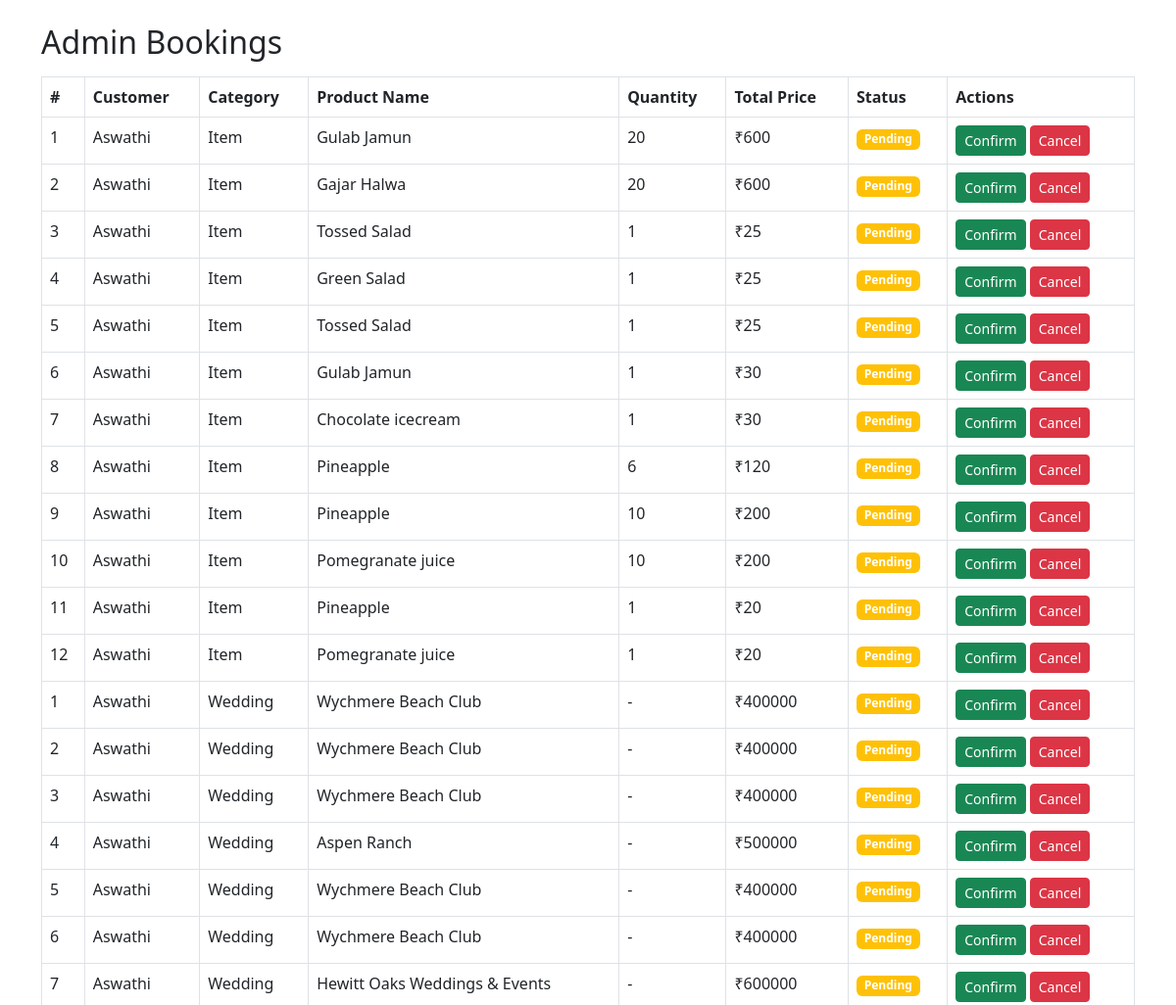
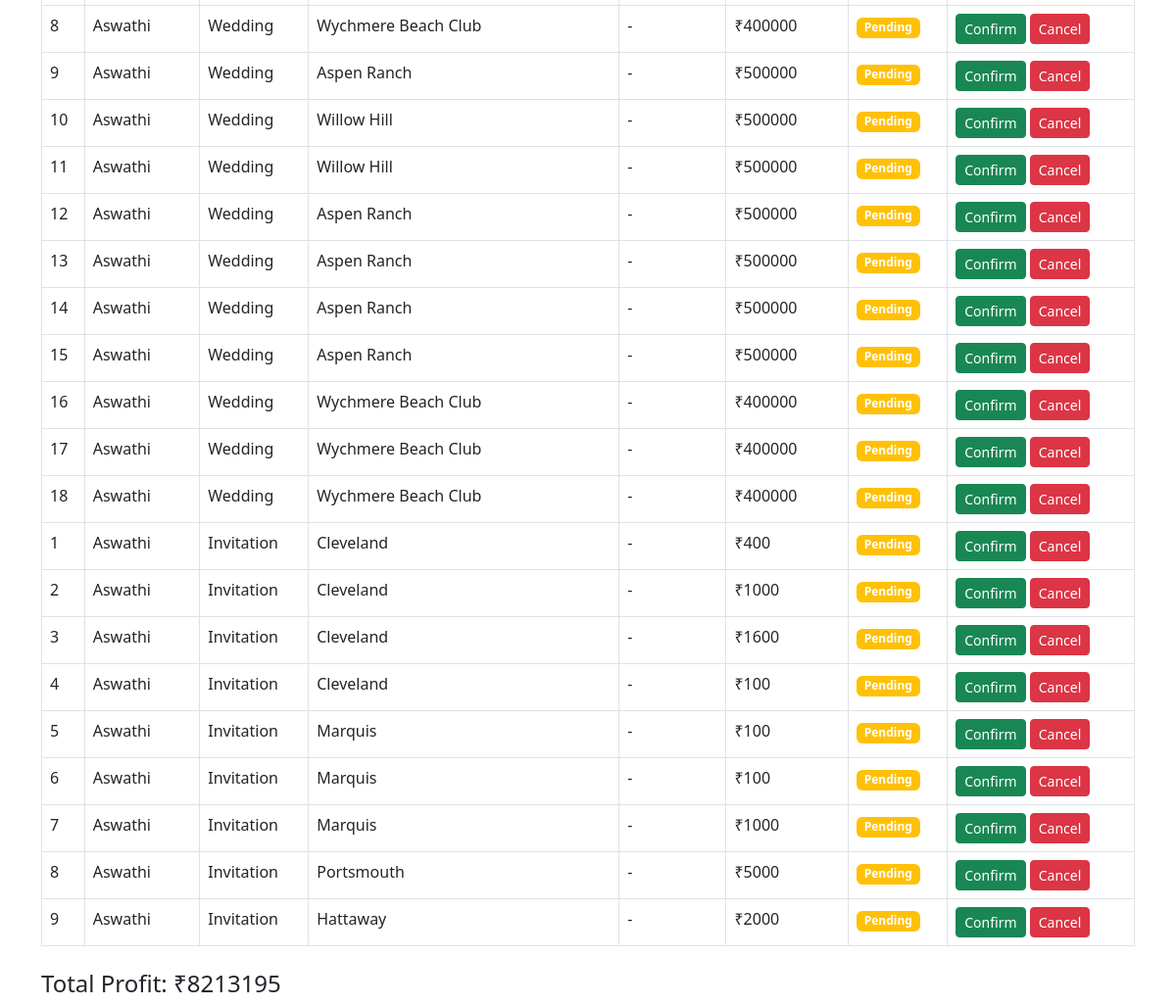
/admin_bookings/, run on an earlier commit of the app's database (2 pictures, top to bottom).
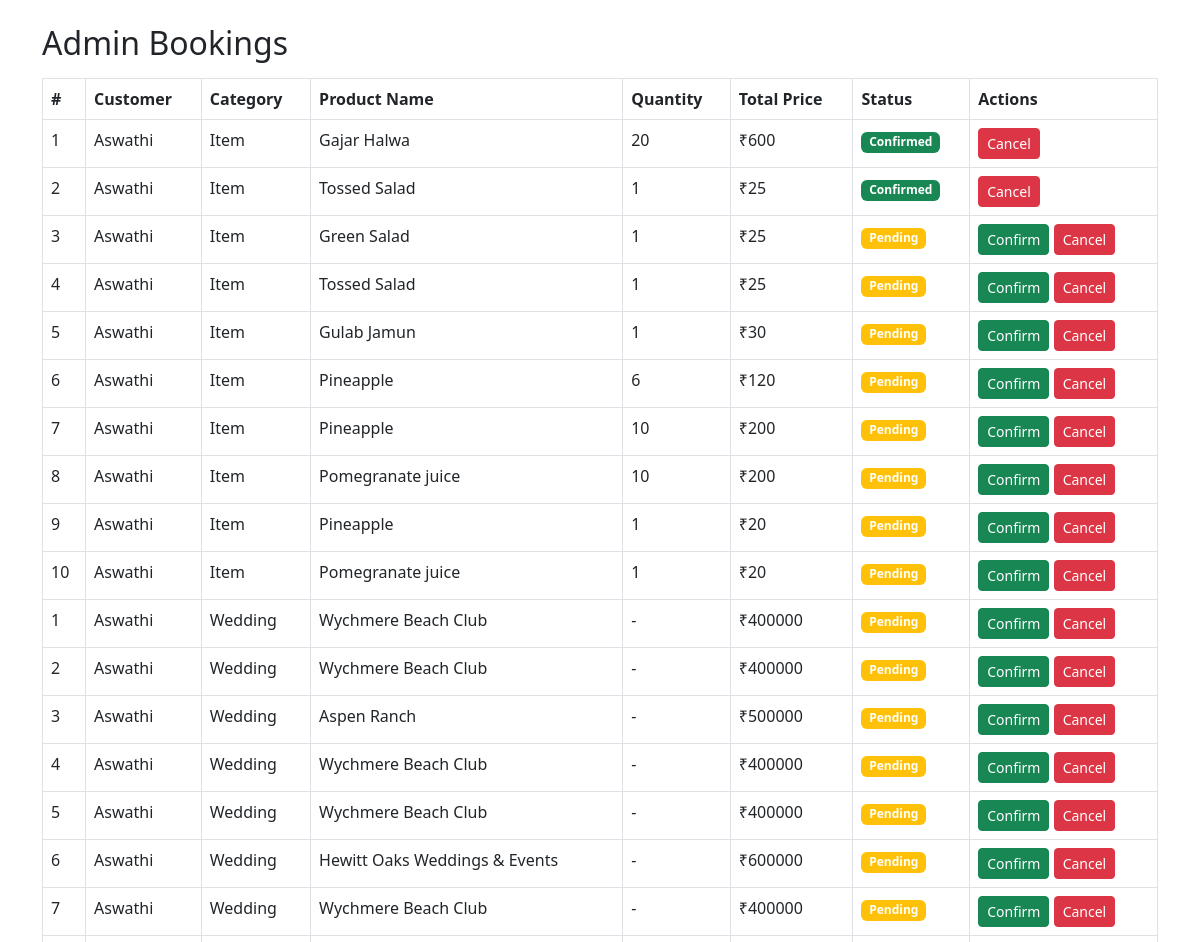
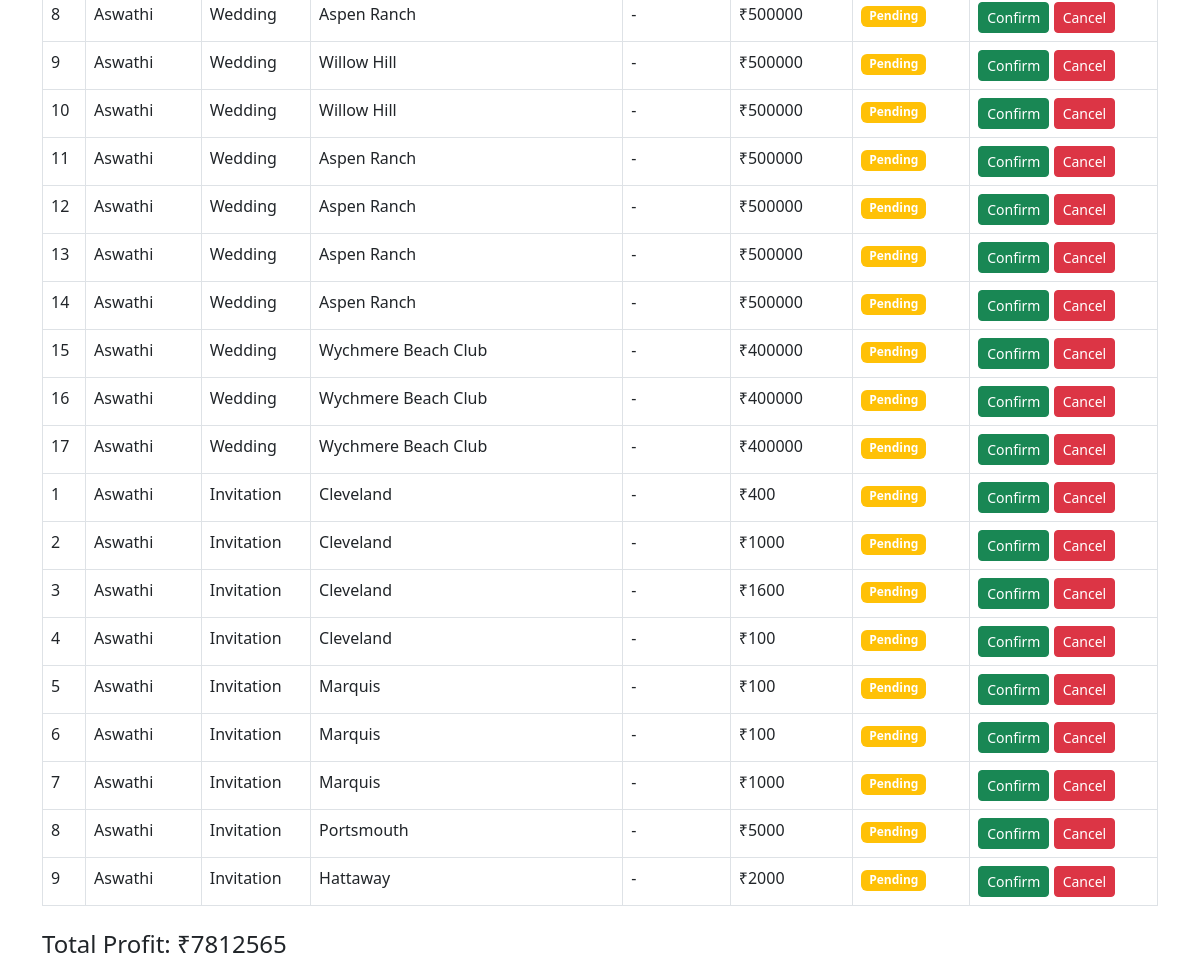
And on a later commit of the database (2 pictures, top to bottom).
### app/models.py (models this page shows, shortened)
class BuyItem(models.Model):
    user=models.ForeignKey(User,on_delete=models.CASCADE)
    item = models.ForeignKey(Item, on_delete=models.CASCADE)
    quantity = models.PositiveIntegerField(default=1)
    price=models.IntegerField()
    date = models.DateField()
    purchase_date = models.DateField(auto_now_add=True)
    address = models.ForeignKey(Address, on_delete=models.CASCADE)
    is_confirmed = models.BooleanField(default=False)
    order=models.ForeignKey(Order,on_delete=models.CASCADE,null=True)
    def get_total_price(self):
        return self.quantity * self.price

class Item(models.Model):
    category = models.ForeignKey(ItemCategory, on_delete=models.CASCADE)
    name = models.CharField(max_length=100)
    img = models.FileField()

class BuyDesWedding(models.Model):
    user=models.ForeignKey(User,on_delete=models.CASCADE)
    des = models.ForeignKey(DestinationWedding, on_delete=models.CASCADE)
    price=models.IntegerField()
    date = models.DateField()
    purchase_date = models.DateField(auto_now_add=True)
    address = models.ForeignKey(Address, on_delete=models.CASCADE)
    order=models.ForeignKey(Order,on_delete=models.CASCADE,null=True)

class DestinationWedding(models.Model):
    name = models.CharField(max_length=255)
    about = models.TextField()
    img = models.FileField()
    location = models.CharField(max_length=255)
    package_price = models.DecimalField(max_digits=10, decimal_places=2)

class BuyInv(models.Model):
    user=models.ForeignKey(User,on_delete=models.CASCADE)
    inv = models.ForeignKey(InvitationCard, on_delete=models.CASCADE)
    qty = models.PositiveIntegerField(default=1)
    price=models.IntegerField()
    date = models.DateField()
    message = models.TextField(blank=True, null=True)
    purchase_date = models.DateField(auto_now_add=True)
    address = models.ForeignKey(Address, on_delete=models.CASCADE)
    order=models.ForeignKey(Order,on_delete=models.CASCADE,null=True)
    def total_price(self):
        return self.qty * self.price

class InvitationCard(models.Model):
    category = models.ForeignKey(InvitationCategory, on_delete=models.CASCADE)
    name = models.CharField(max_length=100)
    price=models.IntegerField()
    img1 = models.FileField()
    img2 = models.FileField(blank=True, null=True)
    img3 = models.FileField(blank=True, null=True)
    img4 = models.FileField(blank=True, null=True)
    size = models.CharField(max_length=50)

### app/views.py (the view)
# urls.py: path('admin_bookings/',views.admin_bookings, name='admin_bookings'),
def admin_bookings(req):
    users = User.objects.all()
    buy_items = BuyItem.objects.select_related('user', 'item', 'address', 'order').all().order_by('-purchase_date')
    buy_weddings = BuyDesWedding.objects.select_related('user', 'des', 'address', 'order').all().order_by('-purchase_date')
    buy_invites = BuyInv.objects.select_related('user', 'inv', 'address', 'order').all().order_by('-purchase_date')
    total_profit = (
        sum(item.get_total_price() for item in buy_items) +
        sum(wed.price for wed in buy_weddings) +
        sum(inv.total_price() for inv in buy_invites)
    )
    return render(req, 'shop/admin_bookings.html', {
        'users': users,
        'buy_items': buy_items,
        'buy_weddings': buy_weddings,
        'buy_invites': buy_invites,
        'total_profit': total_profit
    })

### templates/shop/admin_bookings.html (shortened to what this page needs)
<!DOCTYPE html>
<html lang="en">
<head>
    <link rel="stylesheet" href="https://cdn.jsdelivr.net/npm/bootstrap@5.3.0/dist/css/bootstrap.min.css">
</head>
<body>
<div class="container mt-4">
    <h2 class="mb-3">Admin Bookings</h2>
    <table class="table table-bordered">
        <thead class="thead-dark">
            <tr>
                <th>#</th>
                <th>Customer</th>
                <th>Category</th>
                <th>Product Name</th>
                <th>Quantity</th>
                <th>Total Price</th>
                <th>Status</th>
                <th>Actions</th>
            </tr>
        </thead>
        <tbody>
            {% for order in buy_items %}
            <tr>
                <td>{{ forloop.counter }}</td>
                <td>{{ order.user.first_name }} {{ order.user.last_name }}</td>
                <td>Item</td>
                <td>{{ order.item.name }}</td>
                <td>{{ order.quantity }}</td>
                <td>₹{{ order.get_total_price }}</td>
                <td>
                    {% if order.is_confirmed %}
                        <span class="badge bg-success">Confirmed</span>
                    {% else %}
                        <span class="badge bg-warning">Pending</span>
                    {% endif %}
                </td>
                <td>
                    {% if not order.is_confirmed %}
                        <a href="{% url 'toggle_confirmation' order.id 'item' %}" class="btn btn-sm btn-success">Confirm</a>
                    {% endif %}
                    <a href="{% url 'cancel_order' order.id 'item' %}" class="btn btn-sm btn-danger">Cancel</a>
                </td>
            </tr>
            {% endfor %}
            {% for order in buy_weddings %}
            <tr>
                <td>{{ forloop.counter }}</td>
                <td>{{ order.user.first_name }} {{ order.user.last_name }}</td>
                <td>Wedding</td>
                <td>{{ order.des.name }}</td>
                <td>-</td>
                <td>₹{{ order.price }}</td>
                <td>
                    {% if order.is_confirmed %}
                        <span class="badge bg-success">Confirmed</span>
                    {% else %}
                        <span class="badge bg-warning">Pending</span>
                    {% endif %}
                </td>
                <td>
                    {% if not order.is_confirmed %}
                        <a href="{% url 'toggle_confirmation' order.id 'wedding' %}" class="btn btn-sm btn-success">Confirm</a>
                    {% endif %}
                    <a href="{% url 'cancel_order' order.id 'wedding' %}" class="btn btn-sm btn-danger">Cancel</a>
                </td>
            </tr>
            {% endfor %}
            {% for order in buy_invites %}
            <tr>
                <td>{{ forloop.counter }}</td>
                <td>{{ order.user.first_name }} {{ order.user.last_name }}</td>
                <td>Invitation</td>
                <td>{{ order.inv.name }}</td>
                <td>-</td>
                <td>₹{{ order.total_price }}</td>
                <td>
                    {% if order.is_confirmed %}
                        <span class="badge bg-success">Confirmed</span>
                    {% else %}
                        <span class="badge bg-warning">Pending</span>
                    {% endif %}
                </td>
                <td>
                    {% if not order.is_confirmed %}
                        <a href="{% url 'toggle_confirmation' order.id 'inv' %}" class="btn btn-sm btn-success">Confirm</a>
                    {% endif %}
                    <a href="{% url 'cancel_order' order.id 'inv' %}" class="btn btn-sm btn-danger">Cancel</a>
                </td>
            </tr>
            {% endfor %}
        </tbody>
    </table>
    <div class="mt-4">
        <h4>Total Profit: ₹{{ total_profit }}</h4>
    </div>
</div>
</body>
</html>

What changed in the data, as far as the page shows it:
removed BuyItem: user.first_name "Aswathi", item.name "Gulab Jamun", quantity "20", get_total_price "600", is_confirmed "Pending"
removed BuyItem: user.first_name "Aswathi", item.name "Chocolate icecream", quantity "1", get_total_price "30", is_confirmed "Pending"
removed BuyDesWedding: user.first_name "Aswathi", des.name "Wychmere Beach Club", price "400000"
changed BuyItem "Gajar Halwa": is_confirmed "Pending Confirm" → "Confirmed"
changed BuyItem (number 2 of 10 on the later page): is_confirmed "Pending Confirm" → "Confirmed"
Also different on the page:
{{ total_profit }}: "8213195" → "7812565"
